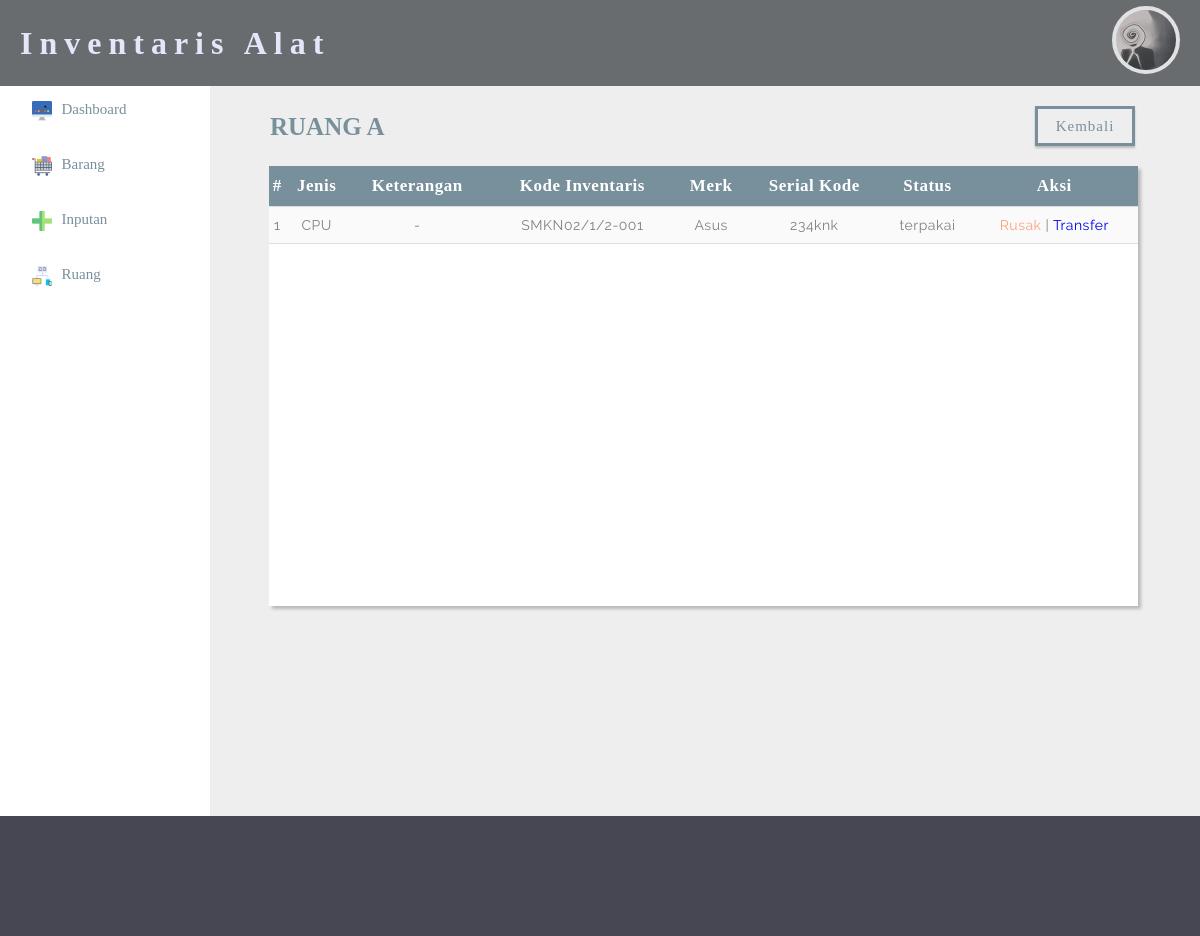
The page /pegawai/lok_barang.php?id_lokasi=1 (signed in) on the database its author committed.
### tables this page shows
CREATE TABLE IF NOT EXISTS `lokasi` (
  `id_lokasi` int(11) NOT NULL AUTO_INCREMENT,
  `nama_lok` varchar(40) NOT NULL,
  `tambahan` varchar(100) NOT NULL,
  PRIMARY KEY (`id_lokasi`)
);

CREATE TABLE IF NOT EXISTS `lokasi_detail` (
  `Id_id` int(11) NOT NULL AUTO_INCREMENT,
  `id_lokasi` int(11) NOT NULL,
  `date` datetime NOT NULL,
  `id` int(11) NOT NULL,
  PRIMARY KEY (`Id_id`)
);

CREATE TABLE IF NOT EXISTS `jenis_brg` (
  `id_jenis` int(11) NOT NULL AUTO_INCREMENT,
  `nama` varchar(50) NOT NULL,
  `keterangan` varchar(30) NOT NULL,
  PRIMARY KEY (`id_jenis`)
);

CREATE TABLE IF NOT EXISTS `barang` (
  `id` int(10) NOT NULL AUTO_INCREMENT,
  `id_jenis` varchar(30) NOT NULL,
  `deskripsi_brg` text NOT NULL,
  `kode_brg` varchar(50) NOT NULL,
  `merk_brg` varchar(20) NOT NULL,
  `no_seri` varchar(30) NOT NULL,
  `status_brg` varchar(20) NOT NULL,
  PRIMARY KEY (`id`)
);

### pegawai/lok_barang.php (the view, shortened to what this page needs)
<?php
	$a = $_GET['id_lokasi'];
 ?>
 <html>
 <head>
 	<link rel="stylesheet" type="text/css" href="../css/admin_css.css">
 	<link rel="stylesheet" type="text/css" href="../css/table.css">
 </head>
 <body>
 <?php
 	include 'header.php';
  ?>
	 <div class="a">
	 	<?php
	 		$oo = mysql_query("SELECT * FROM lokasi where id_lokasi='$a'");
	 		$ooo = mysql_fetch_array($oo);
	 	 ?>
	 	<h1><?php echo $ooo['nama_lok']; ?></h1>
	 	<a href="lokasi.php?page=1"><button>Kembali</button></a>
	 	<div class="a3">
	 	<table border="0">
	 		<tr>
	 			<th>#</th>
	 			<th>Jenis</th>
	 			<th>Keterangan</th>
	 			<th>Kode Inventaris</th>
	 			<th>Merk</th>
	 			<th>Serial Kode</th>
	 			<th>Status</th>
	 			<th>Aksi</th>
	 		</tr>
	 		<?php
	 		$sql = "SELECT * FROM lokasi_detail LEFT JOIN barang ON lokasi_detail.id=barang.id
	 											LEFT JOIN jenis_brg ON barang.id_jenis=jenis_brg.id_jenis
	 											WHERE id_lokasi='$a' AND barang.status_brg='terpakai' ORDER BY date DESC";
	 		$hasil = mysql_query($sql);
			$num = mysql_num_rows($hasil);
	 		if ($num < 1) {
	 			echo "<tr>";
	 			echo "<td colspan='8'>";
	 			echo "No Item :(";
	 			echo "</td>";
	 			echo "</tr>";
	 		} else {
		 		while ($data = mysql_fetch_array($hasil)) {
		 			echo "<tr>";
		 			echo "<td>1</td>";
		 			echo "<td>". $data['nama'] ."</td>";
		 			echo "<td>". $data['deskripsi_brg'] . "</td>";
		 			echo "<td>". $data['kode_brg'] ."</td>";
		 			echo "<td>". $data['merk_brg'] ."</td>";
		 			echo "<td>". $data['no_seri'] ."</td>";
		 			echo "<td>". $data['status_brg'] ."</td>";
		 			echo "<td><a onclick='return konfirmasi()' href='rusak.php?id=". $data['id'] ."' style='color:lightsalmon;'>Rusak </a> |";
		 			echo "<a href='pindah_brg.php?id=". $data['id'] ."&id_lokasi=".$a."'> Transfer</a></td>";
		 			echo "</tr>";
		 		}
		 	}
	 		 ?>
 		</table>
	 	</div>
	 </div>
	 <?php
	 	include 'sisi.php';
	  ?>
 <div class="c">
 </div>
 </body>
 </html>

### css/admin_css.css (style rules this page uses)
body { margin: 0; padding: 0; font-family: helvetica; }
.a { width: 77%; padding-top: 10px; padding-left: 3%; padding-right: 2.5%; height: 720px; float: right; background-color: #eee; }
.c { width: 100%; background-color: rgb(70, 71, 82); padding: 5%; float: right; }
.a a { text-decoration: none; }
.a3 { width: 62%; height: 440px; background-color: white; float: left; margin-top: 20px; margin-left: 2.5%; }

### css/table.css (style rules this page uses)
.a { background-color: #eeeeee; }
.a3 { width: 94%; box-shadow: 3px 3px 3px #bababa;" }
.a3 table { border-collapse: collapse; width: 100%; font-family: railway; }
.a3 table tr:nth-child(even) { background-color: #FAFAFA; color: #263238; }
.a3 th, .a3 td { text-align: left; border-bottom: 1px solid #ddd; border-width: 1px; text-align: center; font-size: 14px; padding-top: 10px; padding-bottom: 10px; color: grey; letter-spacing: 0.5px; }
.a3 th { background-color: #78909C; color: #fff; padding-top: 10px; padding-bottom: 10px; font-size: 17px; font-family: century gothic; }
.a h1 { float: left; color: #78909C; margin-left: 24px; font-family: century gothic; font-size: 25px; margin-bottom: -10px; text-transform: uppercase; }
.a button { width: 100px; height: 40px; margin-top: 10px; margin-right: 35px; border:3px solid #78909C; color: #78909C; font-family: paranoid; font-size: 15px; background-color: transparent; float: right; box-shadow: 0px 2px 2px #bababa; letter-spacing: 1px; }

### rows shown on the page
lokasi: nama_lok "RUANG A"
lokasi_detail: jenis_brg.nama "CPU", barang.deskripsi_brg "-", barang.kode_brg "SMKN02/1/2-001", barang.merk_brg "Asus", barang.no_seri "234knk", barang.status_brg "terpakai"
